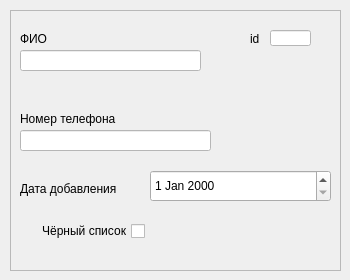
    <widget class="QWidget" name="page_guests_props">
     <widget class="QFrame" name="frame_7">
      <property name="geometry">
       <rect>
        <x>10</x>
        <y>10</y>
        <width>331</width>
        <height>261</height>
       </rect>
      </property>
      <property name="frameShape">
       <enum>QFrame::StyledPanel</enum>
      </property>
      <property name="frameShadow">
       <enum>QFrame::Raised</enum>
      </property>
      <widget class="QLineEdit" name="tb_guests_id">
       <property name="geometry">
        <rect>
         <x>260</x>
         <y>20</y>
         <width>41</width>
         <height>16</height>
        </rect>
       </property>
       <property name="styleSheet">
        <string notr="true">color: rgb(0, 0, 0);
background-color: rgb(255, 255, 255);</string>
       </property>
      </widget>
      <widget class="QLineEdit" name="tb_guests_fullname">
       <property name="geometry">
        <rect>
         <x>10</x>
         <y>40</y>
         <width>181</width>
         <height>21</height>
        </rect>
       </property>
       <property name="styleSheet">
        <string notr="true">color: rgb(0, 0, 0);
background-color: rgb(255, 255, 255);</string>
       </property>
       <property name="text">
        <string/>
       </property>
      </widget>
      <widget class="QLineEdit" name="tb_guests_phone">
       <property name="geometry">
        <rect>
         <x>10</x>
         <y>120</y>
         <width>191</width>
         <height>21</height>
        </rect>
       </property>
       <property name="styleSheet">
        <string notr="true">color: rgb(0, 0, 0);
background-color: rgb(255, 255, 255);</string>
       </property>
      </widget>
      <widget class="QLabel" name="label_client_lname_10">
       <property name="geometry">
        <rect>
         <x>10</x>
         <y>20</y>
         <width>31</width>
         <height>18</height>
        </rect>
       </property>
       <property name="text">
        <string>ФИО</string>
       </property>
      </widget>
      <widget class="QLabel" name="label_fname_18">
       <property name="geometry">
        <rect>
         <x>10</x>
         <y>100</y>
         <width>107</width>
         <height>18</height>
        </rect>
       </property>
       <property name="text">
        <string>Номер телефона</string>
       </property>
      </widget>
      <widget class="QLabel" name="label_10">
       <property name="geometry">
        <rect>
         <x>240</x>
         <y>20</y>
         <width>12</width>
         <height>18</height>
        </rect>
       </property>
       <property name="text">
        <string>id</string>
       </property>
      </widget>
      <widget class="QDateEdit" name="dtpicker_guests_added">
       <property name="geometry">
        <rect>
         <x>140</x>
         <y>160</y>
         <width>181</width>
         <height>32</height>
        </rect>
       </property>
      </widget>
      <widget class="QLabel" name="label_fname_20">
       <property name="geometry">
        <rect>
         <x>10</x>
         <y>170</y>
         <width>110</width>
         <height>18</height>
        </rect>
       </property>
       <property name="text">
        <string>Дата добавления</string>
       </property>
      </widget>
      <widget class="QCheckBox" name="cb_guests_blacklist">
       <property name="geometry">
        <rect>
         <x>10</x>
         <y>210</y>
         <width>125</width>
         <height>22</height>
        </rect>
       </property>
       <property name="layoutDirection">
        <enum>Qt::RightToLeft</enum>
       </property>
       <property name="text">
        <string>Чёрный список</string>
       </property>
      </widget>
     </widget>
    </widget>
